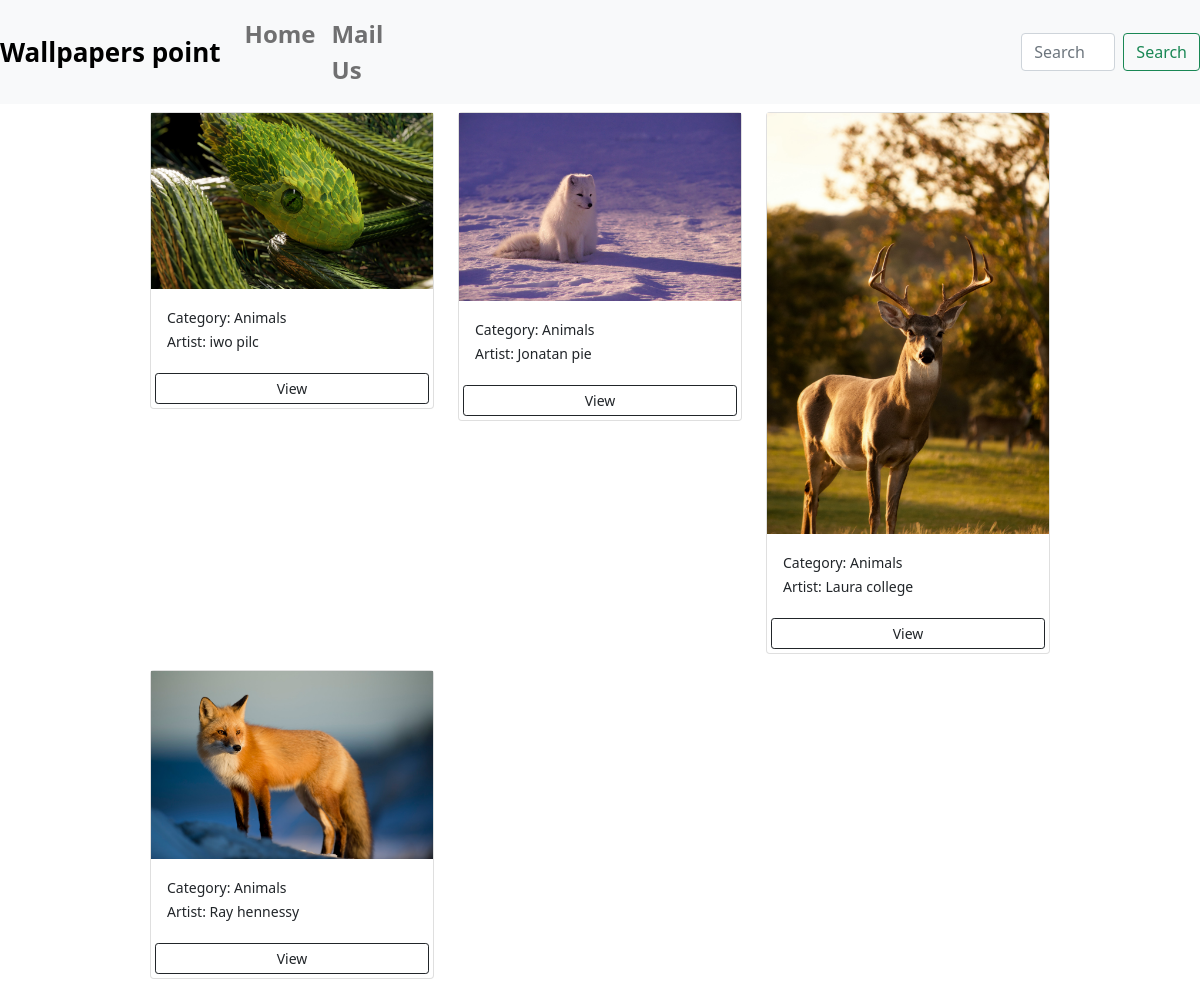
The page /home?category=Animals on the database its author committed.
### wallpapers/models.py (models this page shows, shortened)
class Wallpapers(models.Model):
    category = models.ForeignKey(
        Category, on_delete=models.SET_NULL, null=True, blank=True)
    title = models.CharField(max_length=100)
    image = models.ImageField(upload_to="wallpapers", null=True)
    date = models.DateField(auto_now=True)
    slug = models.SlugField(unique=True, db_index=True)
    author = models.CharField(max_length=40)
    tags = models.ManyToManyField(Tag)
    class Meta:
        verbose_name_plural = "Wallpapers"

class Category(models.Model):
    name = models.CharField(max_length=30, null=False)
    class Meta:
        verbose_name_plural = "Category"

### wallpapers/views.py (the view)
# urls.py: path("home", views.WallCategory.as_view(), name="wallCategories"),
class WallCategory(View):
    def get(self, request):
        wallpapers = Wallpapers.objects.all()
        category = request.GET.get('category')
        wallpapers = Wallpapers.objects.filter(
            category__name=category).order_by("-date")
        context = {
            "wallpapers": wallpapers,
            "category": category,
        }
        return render(request, "wallpapers/wallCategories.html", context)

### wallpapers/templates/wallpapers/wallCategories.html (shortened to what this page needs)
{% extends 'base.html' %}
{% block content %}
  <div class="col-md-9 " style="margin:0 auto;">
    <div class="row">
      {% for wall in wallpapers %}
        <div class="col-md-4">
          <div class="card my-2">
            <img class="image-thumbnail" src="{{wall.image.url}}" alt="{{wall.title}}">
              <div class="card-body">
                <small>Category: {{wall.category.name}}</small>
                  <div>
                    <small>Artist: {{wall.author}}</small>
                  </div>
              </div>
              <a href="{% url "detail" wall.slug %}" class="btn btn-outline-dark btn-sm m-1">View</a>
          </div>
        </div>
        {% empty %}
        <h3>No Wallpapers Sorry😥</h3>
      {% endfor %}
    </div>
  </div>
{% endblock content %}

### rows shown on the page
Wallpapers: image (picture), category.name "Animals", author "iwo pilc"
Wallpapers: image (picture), category.name "Animals", author "Jonatan pie"
Wallpapers: image (picture), category.name "Animals", author "Laura college"
Wallpapers: image (picture), category.name "Animals", author "Ray hennessy"
